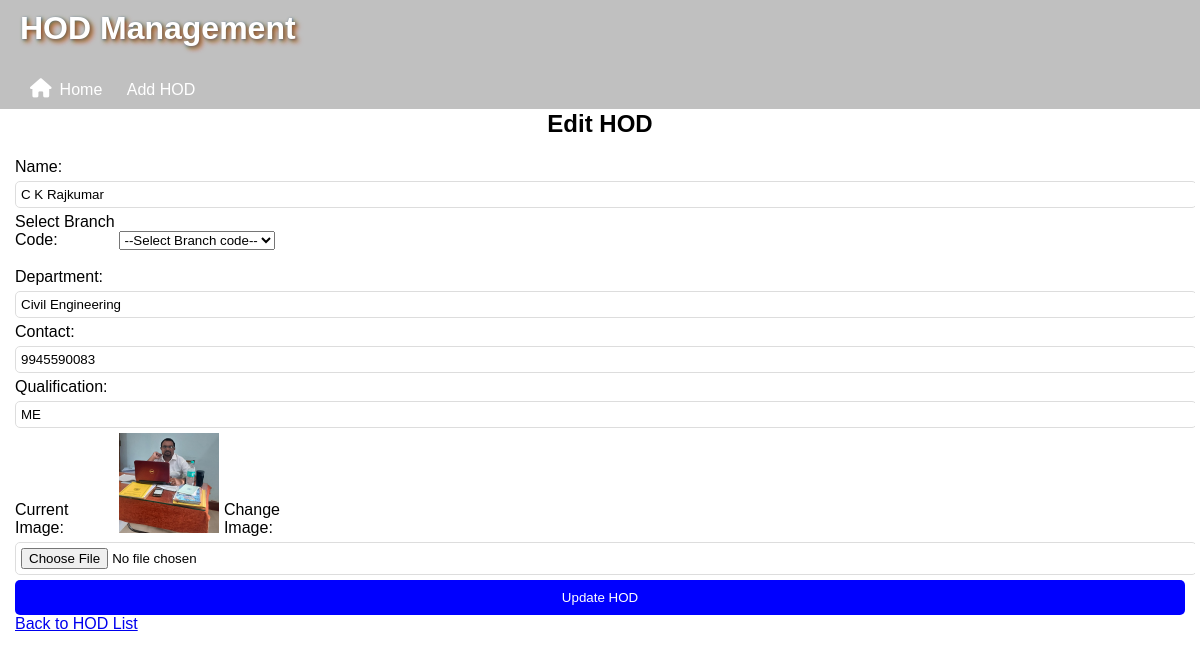
The app's page /edit_hod/7 (signed in), older data.
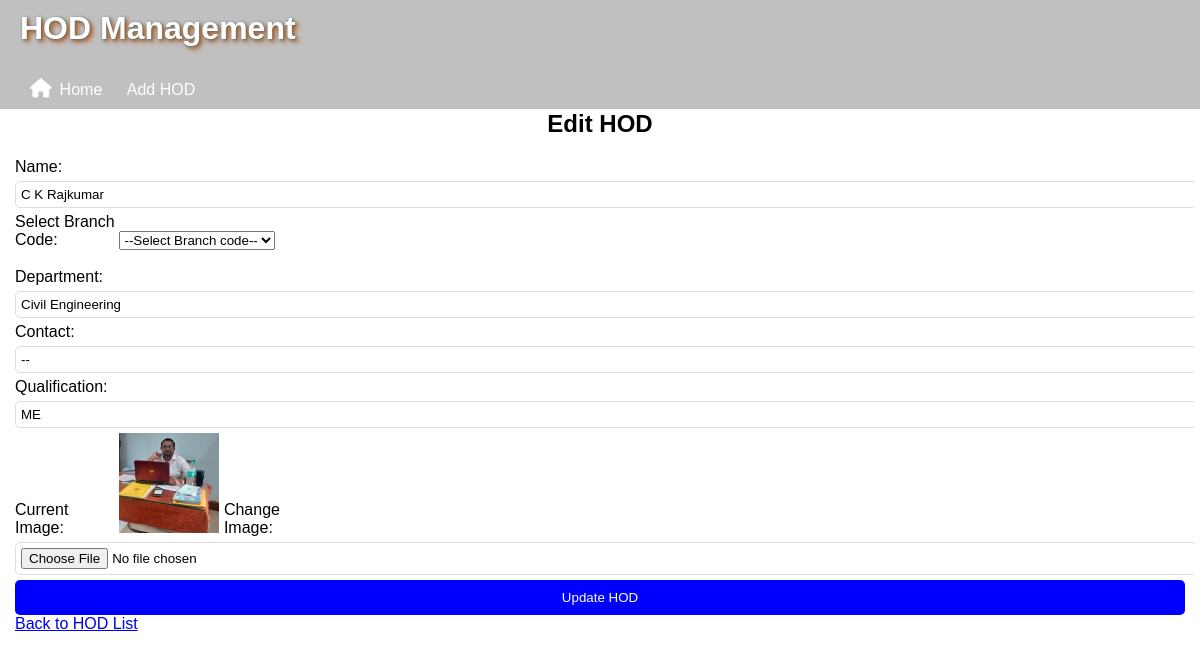
The same page, newer data.
### models.py (models this page shows)
class HOD(db.Model):
    __tablename__ = 'hods'  # Explicitly set table name
    id = db.Column(db.Integer, primary_key=True)
    hod_name = db.Column(db.String(100), nullable=False)
    department = db.Column(db.String(100), nullable=False)
    contact = db.Column(db.String(15), nullable=False)  # Changed from Integer to String
    qualification = db.Column(db.String(100), nullable=False)
    branch_code = db.Column(db.String(10), db.ForeignKey('branches.branch_code'), nullable=True)  # Fixed FK reference
    image_url = db.Column(db.String(255), nullable=True)

### app.py (the view, shortened to what this page needs)
@app.route('/edit_hod/<int:id>', methods=['GET', 'POST'])
@login_required
def edit_hod(id):
    hod = HOD.query.get_or_404(id)
    branches = Branch.query.all()
    return render_template("edit_hod.html", hod=hod, branches=branches)

### app.py (called while the page is built)
@login_manager.user_loader
def load_user(user_id):
    return User.query.get(int(user_id))

### templates/edit_hod.html (shortened to what this page needs)
{% extends "hod.html" %}
{% block content %}
<h2>Edit HOD</h2>
<form method="POST" enctype="multipart/form-data">
    <label>Name:</label>
    <input type="text" name="hod_name" value="{{ hod.hod_name }}" required>
    <label for="branch_code">Select Branch Code:</label>
    <select id="branch_code" name="branch_code"  required>
        <option value="{{ hod.branch_code }}">--Select Branch code--</option>
    </select><br><br>
    <label>Department:</label>
    <input type="text" name="department" value="{{ hod.department }}" required>
    <label>Contact:</label>
    <input type="text" name="contact" value="{{ hod.contact }}" required>
    <label>Qualification:</label>
    <input type="text" name="qualification" value="{{ hod.qualification }}" required>
    <label>Current Image:</label>
    {% if hod.image_url %}
    <img src="{{ hod.image_url }}" alt="HOD Image" width="100" height="100">
    {% endif %}
    <label for="image">Change Image:</label>
    <input type="file" id="image" name="image" accept="image/*">
    <button type="submit">Update HOD</button>
</form>
<a href="{{ url_for('view_hods') }}">Back to HOD List</a>
{% endblock %}

Row changes from the older to the newer data that the page shows:
changed HOD "C K Rajkumar": contact "9945590083" → "--"
